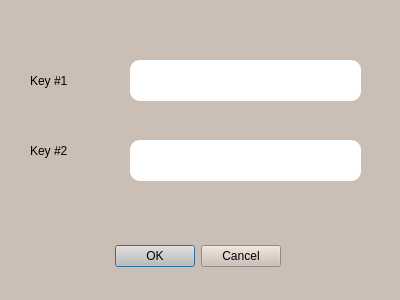
<?xml version="1.0" encoding="UTF-8"?>
<ui version="4.0">
 <class>Encryption</class>
 <widget class="QDialog" name="Encryption">
  <property name="geometry">
   <rect>
    <x>0</x>
    <y>0</y>
    <width>400</width>
    <height>300</height>
   </rect>
  </property>
  <property name="windowTitle">
   <string>Encryption Settings</string>
  </property>
  <property name="styleSheet">
   <string notr="true">background-color:#CBBEB5;</string>
  </property>
  <widget class="QDialogButtonBox" name="buttonBox">
   <property name="geometry">
    <rect>
     <x>100</x>
     <y>240</y>
     <width>181</width>
     <height>32</height>
    </rect>
   </property>
   <property name="orientation">
    <enum>Qt::Horizontal</enum>
   </property>
   <property name="standardButtons">
    <set>QDialogButtonBox::Cancel|QDialogButtonBox::Ok</set>
   </property>
  </widget>
  <widget class="QPlainTextEdit" name="plainTextEdit_3">
   <property name="geometry">
    <rect>
     <x>130</x>
     <y>60</y>
     <width>231</width>
     <height>41</height>
    </rect>
   </property>
   <property name="styleSheet">
    <string notr="true">border-radius:10%;
background-color:white;</string>
   </property>
  </widget>
  <widget class="QPlainTextEdit" name="plainTextEdit_4">
   <property name="geometry">
    <rect>
     <x>130</x>
     <y>140</y>
     <width>231</width>
     <height>41</height>
    </rect>
   </property>
   <property name="styleSheet">
    <string notr="true">border-radius:10%;
background-color:white;</string>
   </property>
  </widget>
  <widget class="QLabel" name="label_4">
   <property name="geometry">
    <rect>
     <x>30</x>
     <y>70</y>
     <width>81</width>
     <height>21</height>
    </rect>
   </property>
   <property name="text">
    <string>Key #1</string>
   </property>
  </widget>
  <widget class="QLabel" name="label_5">
   <property name="geometry">
    <rect>
     <x>30</x>
     <y>140</y>
     <width>81</width>
     <height>21</height>
    </rect>
   </property>
   <property name="text">
    <string>Key #2</string>
   </property>
  </widget>
 </widget>
 <resources/>
 <connections>
  <connection>
   <sender>buttonBox</sender>
   <signal>accepted()</signal>
   <receiver>Encryption</receiver>
   <slot>accept()</slot>
   <hints>
    <hint type="sourcelabel">
     <x>248</x>
     <y>254</y>
    </hint>
    <hint type="destinationlabel">
     <x>157</x>
     <y>274</y>
    </hint>
   </hints>
  </connection>
  <connection>
   <sender>buttonBox</sender>
   <signal>rejected()</signal>
   <receiver>Encryption</receiver>
   <slot>reject()</slot>
   <hints>
    <hint type="sourcelabel">
     <x>316</x>
     <y>260</y>
    </hint>
    <hint type="destinationlabel">
     <x>286</x>
     <y>274</y>
    </hint>
   </hints>
  </connection>
 </connections>
</ui>
